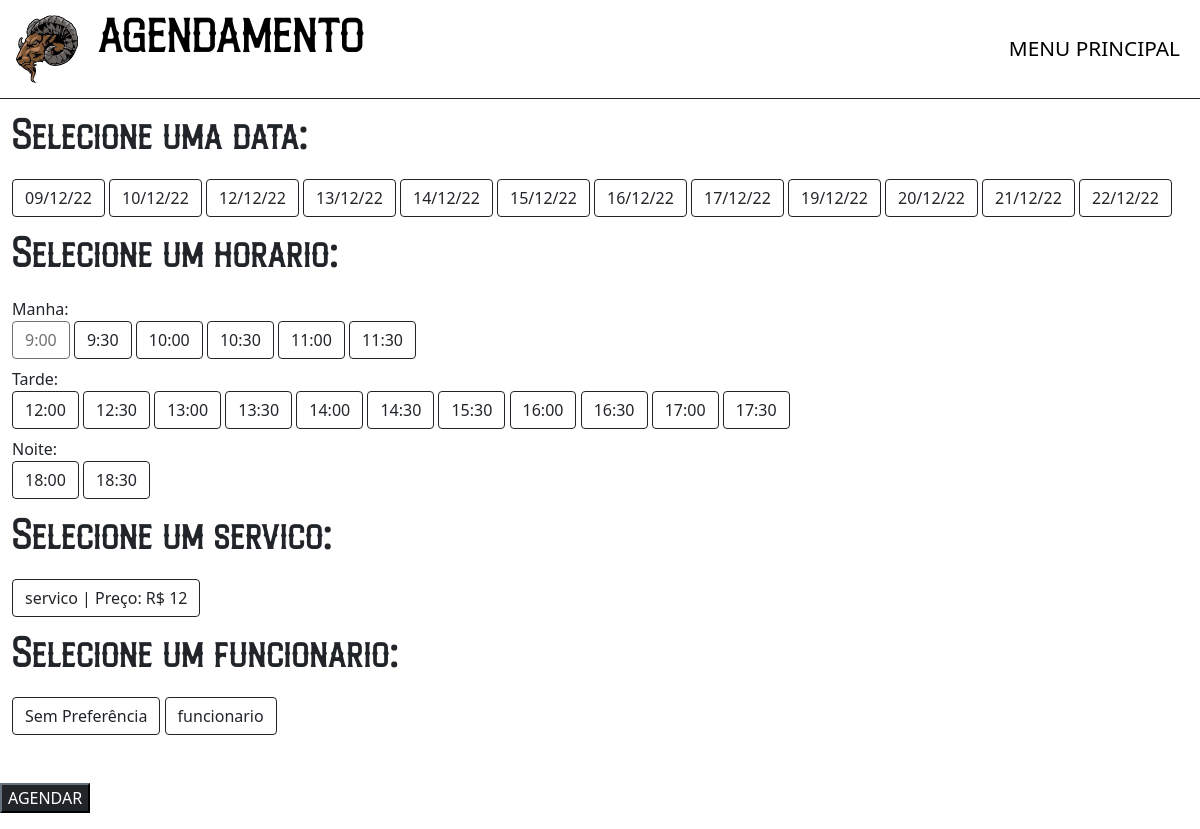
Page /php/agendamento.php on the committed database.
### tables this page shows
CREATE TABLE servico ( 
    id_servico int NOT NULL AUTO_INCREMENT, 
    nome varchar(100) NOT NULL, 
    preco int NOT NULL, 
    primary key(id_servico)
);

CREATE TABLE funcionario ( 
    id_funcionario int NOT NULL AUTO_INCREMENT, 
    nome varchar(100) NOT NULL, 
    email varchar(100) NOT NULL, 
    senha varchar(255) NOT NULL, 
    primary key(id_funcionario) 
);

### php/agendamento.php (the view, shortened to what this page needs)
<?php include "../sql/conectamysqlcdb.php";?>
<html lang="pt-br">
    <head>
        <link rel="stylesheet" type="text/css" href="../css/style.css">
        <link href="https://cdn.jsdelivr.net/npm/bootstrap@5.0.0/dist/css/bootstrap.min.css" rel="stylesheet" >
    </head>
    <body>
        <nav class="navbar navbar-expand-md" style="border-style: solid; border-top: none; border-right: none; border-left: none; border-width: 1px;">
            <div class="container-fluid">
                <a href="" class="navbar-brand">
                    <img src="../imgs/logocdb.ico" alt="Logo" height="70" class="d-inline-block">
                </a>
                <div class="d-none d-md-inline">
                    <p><a href="" class="brand" style="color: black;">AGENDAMENTO</a></p>
                </div>
                    <ul class="navbar-nav ms-auto">
                        <li class="nav-item">
                            <a href="mainpage.php" class="linknav nav-link" style="color: black;"> MENU PRINCIPAL </a>
                        </li>
                    </ul>
                </div>
        </nav>
        <div class="container-fluid mt-3 mb-3">
            <h1 class="fontecdb">Selecione uma data:</h1>
        </div>
        <?php
            $hoje = date('d-m-Y');
            $duassemanas = date('d-m-Y', strtotime('2 weeks'));
            $start = new DateTime($hoje);
            $end = new DateTime($duassemanas);
            $intervalo = new DateInterval("P1D");
            $period = new DatePeriod($start, $intervalo, $end);
            echo "<form action='agendaconfirma.php' method='POST'>";
            echo "<div class='container-fluid'>";
            foreach ($period as $p) {
                $day_num = $p->format("N");
                if($day_num < 7) {
                    $data = $p->format('d/m/y');
                    echo "
                        <input type='radio' class='btn-check' name='opcaodata' value='$data' id='$data' autocomplete='off' required>
                        <label class='btn btn-outline-dark' for='$data'>$data</label>";
                }
            }
            echo "</div>";
        ?>
        <div class="container-fluid mt-3 mb-3">
            <h1 class="fontecdb">Selecione um horario:</h1>
        </div>
        <div class="container-fluid">
            <div>
                Manha:
            </div>
            <?php
                $horariosmanha = ["9:00", "9:30", "10:00", "10:30", "11:00", "11:30"];
                $cu = "9:00";
                foreach($horariosmanha as $h){
                    if($h == $cu){
                        echo "
                            <input type='radio' class='btn-check' name='opcaohora' value='$h' id='$h' autocomplete='off' disabled>
                            <label class='btn btn-outline-dark' for='$h'>$h</label>";
                        }
                    else{
                        echo "
                            <input type='radio' class='btn-check' name='opcaohora' value='$h' id='$h' autocomplete='off' required>
                            <label class='btn btn-outline-dark' for='$h'>$h</label>";
                        }
                }
            ?>
        </div>
        <div class="container-fluid mt-2">
            <div>
                Tarde:
            </div>
            <?php
                $horariostarde = ["12:00", "12:30", "13:00", "13:30", "14:00", "14:30", "15:30", "16:00", "16:30", "17:00", "17:30"];
                foreach($horariostarde as $h){
                    echo "
                        <input type='radio' class='btn-check' name='opcaohora' value='$h' id='$h' autocomplete='off' required>
                        <label class='btn btn-outline-dark' for='$h'>$h</label>";
                }
            ?>
        </div>
        <div class="container-fluid mt-2">
            <div>
                Noite:
            </div>
            <?php
                $horariosmanha = ["18:00", "18:30"];
                foreach($horariosmanha as $h){
                    echo "
                        <input type='radio' class='btn-check' name='opcaohora' value='$h' id='$h' autocomplete='off' required>
                        <label class='btn btn-outline-dark' for='$h'>$h</label>";
                }
            ?>
        </div>
        <div class="container-fluid mt-3 mb-3">
            <h1 class="fontecdb">Selecione um servico:</h1>
        </div><div class="container-fluid mt-2">
            <?php
                $sql = "SELECT * FROM servico";
                $resservico = mysqli_query($mysqli, $sql);
                $linhasservico = mysqli_num_rows($resservico);
                for($i=0; $i < $linhasservico; $i++){
                    $servico = mysqli_fetch_array($resservico);
                    $nomeservico = $servico['nome'];
                    $precoservico  = $servico['preco'];
                    $idservico  = $servico['id_servico'];
                    echo "
                        <input type='radio' class='btn-check' name='opcaoservico' value='$idservico' id='$nomeservico' autocomplete='off' required>
                        <label class='btn btn-outline-dark' for='$nomeservico'>$nomeservico | Preço: R$ $precoservico</label>";
                }
            ?>
        </div>
        <div class="container-fluid mt-3 mb-3">
            <h1 class="fontecdb">Selecione um funcionario:</h1>
        </div>
        <div class="container-fluid mt-2">
            <label class='btn btn-outline-dark' for='sempreferencia'> Sem Preferência</label>
            <?php
                $sql = "SELECT * FROM funcionario";
                $resfuncionario = mysqli_query($mysqli, $sql);
                $linhasfuncionario = mysqli_num_rows($resfuncionario);
                for($i=0; $i < $linhasfuncionario; $i++){
                    $funcionario = mysqli_fetch_array($resfuncionario);
                    $nomefuncionario = $funcionario['nome'];
                    $idfuncionario = $funcionario['id_funcionario'];
                    echo "
                        <input type='radio' class='btn-check' name='opcaofuncionario' value='$idfuncionario' id='$nomefuncionario' autocomplete='off' required>
                        <label class='btn btn-outline-dark' for='$nomefuncionario'>$nomefuncionario</label>";
                }
            ?>
        </div>
        <button type="submit" class="btn-dark mt-5">AGENDAR</button>
    </body>
</html>

### css/style.css (style rules this page uses)
.fontecdb { font-family: 'logofont'; }
body { font-size: 100%; }
.linknav { font-size: 1.3em; }
.brand { color: rgba(255, 255, 255, 0.6); text-decoration:none; font-family: 'logofont'; font-size: 2.75em; transition: 0.4s; }

### rows in the picture
servico: nome "servico", preco "12"
funcionario: nome "funcionario"

### other values in the picture
$data "09/12/22"
$data "10/12/22"
$data "12/12/22"
$data "13/12/22"
$data "14/12/22"
$data "15/12/22"
$data "16/12/22"
$data "17/12/22"
$data "19/12/22"
$data "20/12/22"
$data "21/12/22"
$data "22/12/22"
$h "9:00"
$h "9:30"
$h "10:00"
